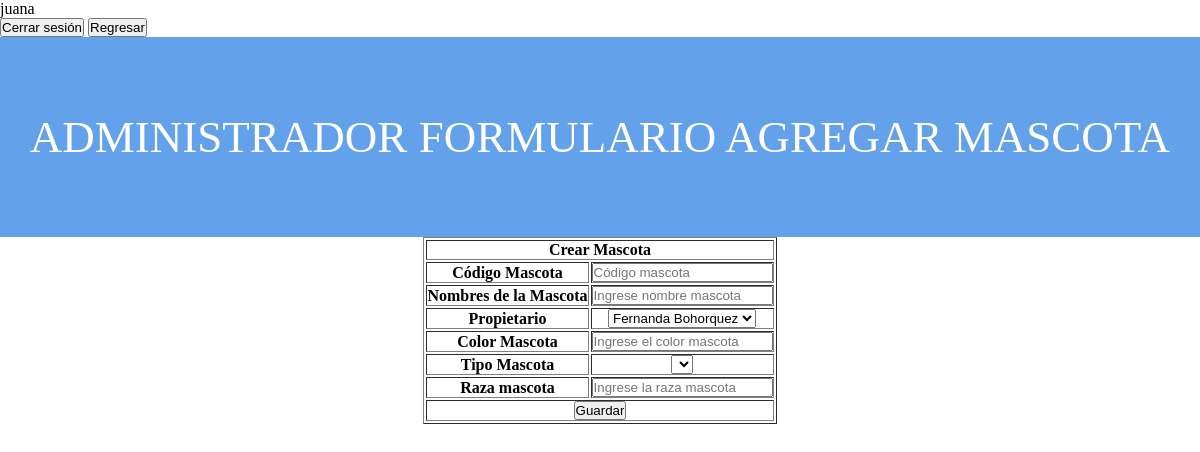
/mascota_feliz/mascota/model/admin/mascota.php (signed in), run on an earlier commit of the app's database.
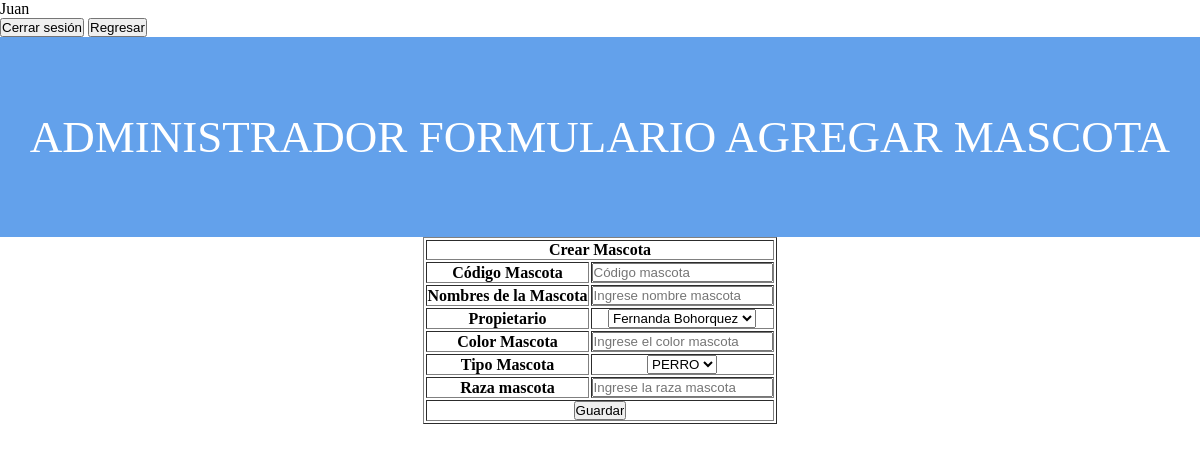
And on a later commit of the database.
### tables this page shows
CREATE TABLE `usuarios` (
  `id_usuario` varchar(15) NOT NULL,
  `nombres` varchar(30) NOT NULL,
  `apellidos` varchar(30) NOT NULL,
  `direccion` varchar(30) NOT NULL,
  `telefono` varchar(15) NOT NULL,
  `correo` varchar(15) DEFAULT NULL,
  `tarj_prof` varchar(15) DEFAULT NULL,
  `tipo_usuario` int(11) NOT NULL,
  `id_est` int(11) NOT NULL,
  `password` varchar(5) NOT NULL
);

CREATE TABLE `tipo_usuarios` (
  `tipo_usuario` int(11) NOT NULL,
  `rol` varchar(30) NOT NULL
);

### mascota_feliz/mascota/model/admin/mascota.php (the view, shortened to what this page needs)
<?php
require_once("../../db/connection.php");
$sql = "SELECT * FROM usuarios, tipo_usuarios WHERE id_usuario = '".$_SESSION['id_usuario']."' AND usuarios.tipo_usuario = tipo_usuarios.tipo_usuario";
$usuarios = mysqli_query($mysqli, $sql);
$usua = mysqli_fetch_assoc($usuarios);
?>
<?php
    $sql_est= "SELECT * from tipo_mascotas WHERE ID_MASC > 2 ";
    $query_est=mysqli_query($mysqli, $sql_est);
    $fila_est=mysqli_fetch_assoc($query_est);
?>
<form method="POST">
    <tr>
        <td colspan='2' align="center"><?php echo $usua['nombres']?></td>
    </tr>
<tr><br>
    <td colspan='2' align="center">
        <input type="submit" value="Cerrar sesión" name="btncerrar" /></td>
        <input type="submit" formaction="../admin/index.php" value="Regresar" />
    </tr>
</form>
<!DOCTYPE html>
<html lang="en">
<head>
    <link rel="stylesheet" href="estilos.css">
</head>
    <body>
        <section class="title">
            <h1><?php echo $usua['rol']?> FORMULARIO AGREGAR MASCOTA</h1>
        </section>
        <table border="1"class="center" >
            <form name="frm_mas" method="POST" autocomplete="off">
              <tr>
                    <th colspan="2">Crear Mascota </th>
              </tr>
              <tr>
                  <th>Código Mascota</th>
                  <th><input type="text" name="codmasc" placeholder="Código mascota"></th>
              </tr>
              <tr>
                  <th>Nombres de la Mascota</th>
                  <th><input type="text" name="nommasc" placeholder="Ingrese nombre mascota"></th>
              </tr>
              <tr>
                    <th>Propietario</th>
                    <th>
                    <select name ="idusu")
                        <option value="">Seleccione propietario</option>
                        <?php
                            $sql_tusu= "Select * from usuarios where tipo_usuario=3";
                            $query_tusu=mysqli_query($mysqli, $sql_tusu);
                            $fila=mysqli_fetch_assoc($query_tusu);
                            do{
                        ?>
                        <option value="<?php echo ($fila['id_usuario'])?>"><?php echo ($fila['nombres'])?> <?php echo ($fila['apellidos'])?></option>
                        <?php   } while($fila=mysqli_fetch_assoc($query_tusu));
                        ?>
                </tr>
              <tr>
                  <th>Color Mascota</th>
                  <th><input type="text" name="color" placeholder="Ingrese el color mascota"></th>
              </tr>
              <tr>
                  <th>Tipo Mascota</th>
                  <th>
                  <select name ="tipmasc")
                     <option value="">Seleccione el tipo de mascota</option>
                    <?php
                        do{
                    ?>
                    <option value="<?php echo ($fila_est['id_masc'])?>"><?php echo ($fila_est['tip_masc'])?></option>
                    <?php   } while($fila_est=mysqli_fetch_assoc($query_est));
                    ?>
                </tr>
              <tr>
                  <th>Raza mascota </th>
                  <th><input type="text" name="raza" placeholder="Ingrese la raza mascota"></th>
              </tr>
            <tr>
                            <th colspan="2"><input type="submit" value="Guardar" name="btnguardar"></th>
            </tr>
            </form>
        </table>
    </body>
</html>

What changed in the data, as far as the page shows it:
changed usuarios "ADMINISTRADOR": nombres "juana" → "Juan"
Also different on the page:
form field tipmasc: (not shown) → "PERRO"
